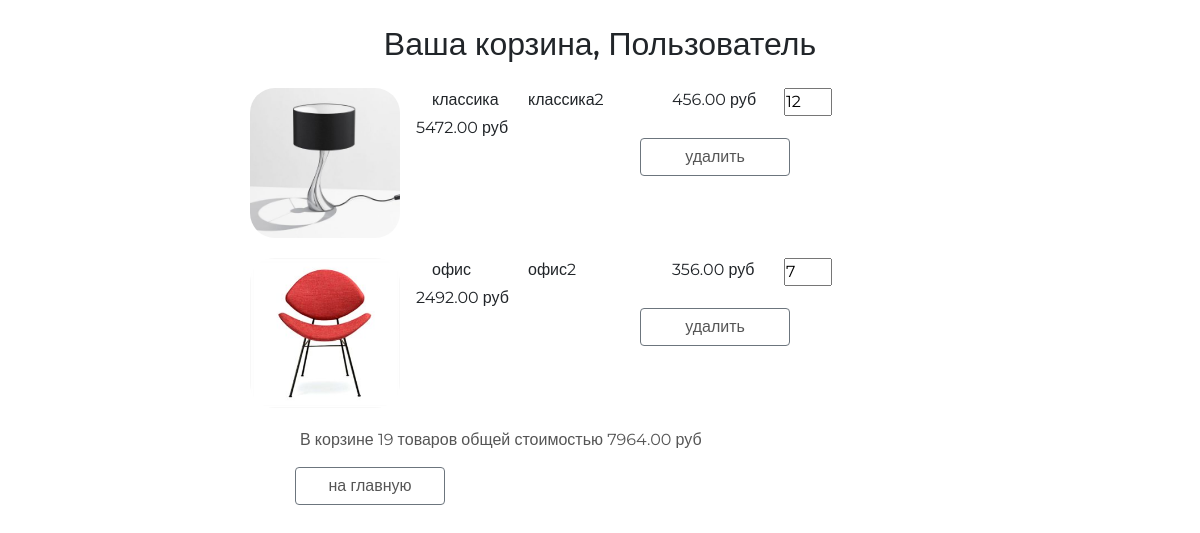
The page /basket/ (signed in) on the database as committed earlier.
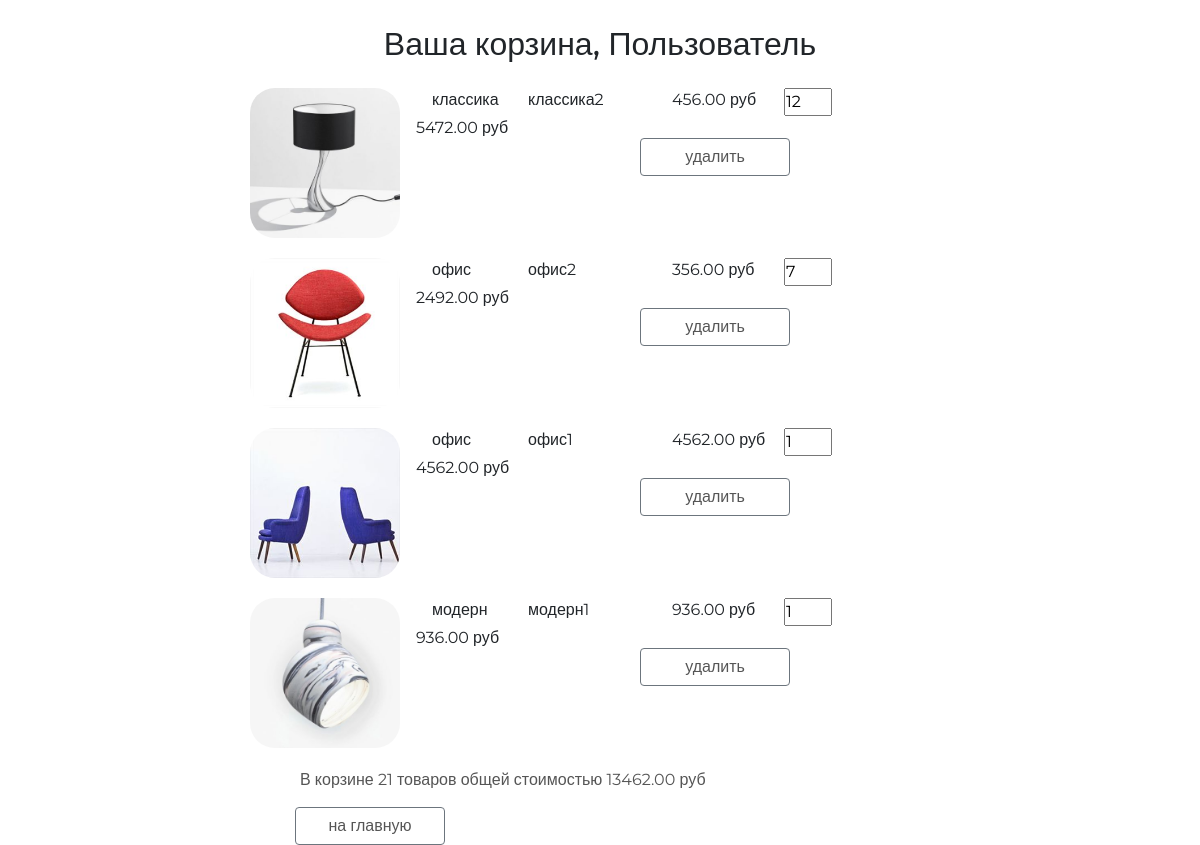
The same page on the database as committed later.
### basketapp/models.py (models this page shows, shortened)
class Basket(models.Model):
    user = models.ForeignKey(settings.AUTH_USER_MODEL, on_delete=models.CASCADE, related_name='basket')
    product = models.ForeignKey(Product, on_delete=models.CASCADE)
    quantity = models.PositiveSmallIntegerField(default=0)
    add_datetime = models.DateTimeField(auto_now_add=True)
    @property
    def product_cost(self):
        return self.quantity * self.product.price
    @cached_property
    def get_items_cached(self):
        return self.user.basket.select_related()
    @property
    def total_quantity(self):
        _items = self.get_items_cached
        return sum(list(map(lambda x: x.quantity, _items)))
    @property
    def total_cost(self):
        _items = self.get_items_cached
        return sum(list(map(lambda x: x.product_cost, _items)))

### mainapp/models.py (models this page shows, shortened)
class Product(models.Model):
    category = models.ForeignKey(ProductCategory, on_delete=models.CASCADE, verbose_name='категория')
    name = models.CharField(max_length=128, verbose_name='название')
    image = models.ImageField(upload_to='products', blank=True, verbose_name='картинка')
    short_desc = models.CharField(max_length=255, verbose_name='краткое описание')
    description = models.TextField(verbose_name='описание')
    price = models.DecimalField(decimal_places=2, max_digits=10, default=0, verbose_name='цена')
    quantity = models.PositiveSmallIntegerField(default=0, verbose_name='количество')
    is_active = models.BooleanField(default=True)
    class Meta:
        verbose_name = 'продукт'
        verbose_name_plural = 'продукты'

class ProductCategory(models.Model):
    name = models.CharField(max_length=255, unique=True, verbose_name='название')
    description = models.TextField(verbose_name='описание')
    is_active = models.BooleanField(default=True)
    class Meta:
        verbose_name = 'категория'
        verbose_name_plural = 'категории'
        ordering = ['-id',]

### authapp/models.py (models this page shows, shortened)
class ShopUser(AbstractUser):
    avatar = models.ImageField(upload_to='users_avatars', blank=True, verbose_name='аватар', default='default.jpg')
    age = models.PositiveSmallIntegerField(verbose_name='возраст', null=True, default=18)
    activate_key = models.CharField(max_length=128, verbose_name='Ключ активации', blank=True, null=True)
    activate_key_expired = models.DateTimeField(blank=True, null=True)

### basketapp/views.py (the view)
# urls.py: path('', views.basket, name='basket'),
@login_required
def basket(request):
    basket_items = Basket.objects.filter(user=request.user).select_related()
    context = {
        'basket_items': basket_items,
    }
    return render(request, 'basketapp/basket.html', context)

### mainapp/context_processors.py (called while the page is built)
def basket(request):
    basket_items = []
    if request.user.is_authenticated:
        basket_items = Basket.objects.filter(user=request.user)
    return {
        'basket': basket_items,
    }

### basketapp/templates/basketapp/basket.html
{% extends 'basketapp/base.html' %}
{% load static %}
{% block content %}
<div class="basket_list">
    {% include 'basketapp/includes/inc_baskets_list.html' %}
</div>
{% endblock %}

### basketapp/templates/basketapp/includes/inc_baskets_list.html
{% for item in basket_items %}
<div class="basket_record">
    <img src="/media/{{ item.product.image }}"
         alt="{{ item.product.short_desc }}">
    <span class="category_name">{{ item.product.category.name }}</span>
    <span class="product_name">{{ item.product.name }}</span>
    <span class="product_price">{{ item.product.price }}&nbspруб</span>
    <input type="number" name="{{ item.pk }}"
           min="0"
           value="{{ item.quantity }}">
    <span class="product_cost">{{ item.product_cost }}&nbspруб</span>
    <button class="btn btn-round btn-outline-secondary">
        <a href="{% url 'basketapp:remove' item.pk %}" class="">
            удалить
        </a>
    </button>
</div>
{% endfor %}
{% if basket_items %}
<div class="basket_summary">
    В корзине {{ basket_items.0.total_quantity }} товаров общей стоимостью
    {{ basket_items.0.total_cost }} руб
</div>
{% endif %}
        <button class="btn btn-round btn-outline-secondary">
        <a href="{% url 'mainapp:index' %}">на главную</a>
    </button>

Rows that differ between the two databases and show on the page:
computed for Basket "классика": user+quantity "19" → "21"; quantity+product "7964.00" → "13462.00"
added Basket: product.image (picture), product.category.name "офис", product.name "офис1", product.price "4562.00", quantity "1", product_cost "4562.00"
added Basket: product.image (picture), product.category.name "модерн", product.name "модерн1", product.price "936.00", quantity "1", product_cost "936.00"
